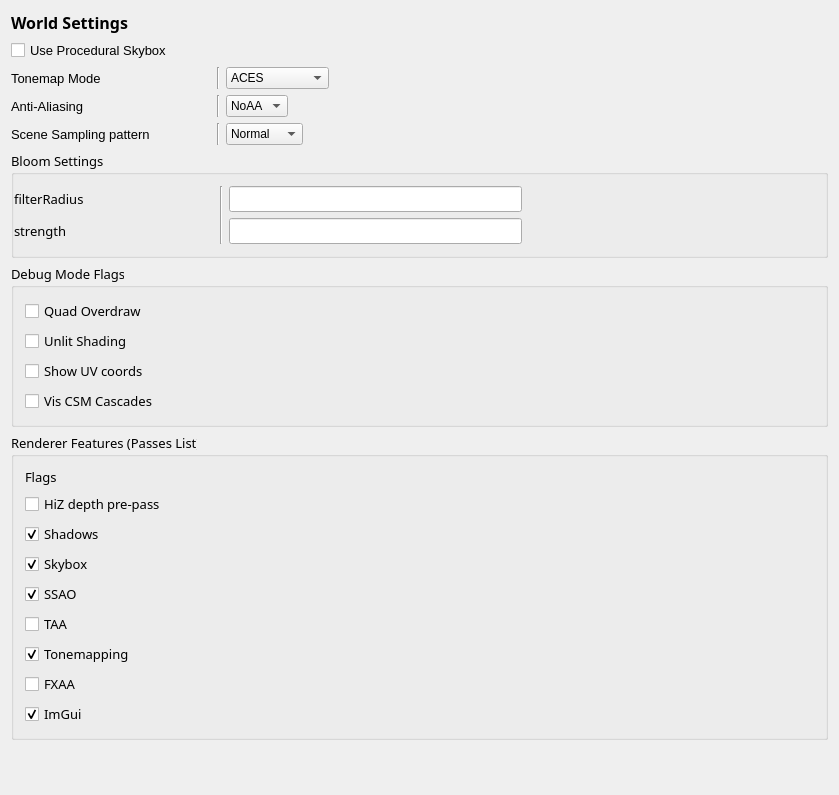
<?xml version="1.0" encoding="UTF-8"?>
<ui version="4.0">
 <class>WorldSettings</class>
 <widget class="QWidget" name="WorldSettings">
  <property name="geometry">
   <rect>
    <x>0</x>
    <y>0</y>
    <width>839</width>
    <height>795</height>
   </rect>
  </property>
  <property name="windowTitle">
   <string>World Settings</string>
  </property>
  <layout class="QVBoxLayout" name="verticalLayout">
   <item>
    <widget class="QLabel" name="label_3">
     <property name="font">
      <font>
       <family>Fira Code SemiBold</family>
       <pointsize>12</pointsize>
       <weight>75</weight>
       <bold>true</bold>
      </font>
     </property>
     <property name="text">
      <string>World Settings</string>
     </property>
    </widget>
   </item>
   <item>
    <widget class="QCheckBox" name="useProcSkyboxChkBox">
     <property name="font">
      <font>
       <pointsize>10</pointsize>
      </font>
     </property>
     <property name="text">
      <string>Use Procedural Skybox</string>
     </property>
     <property name="checked">
      <bool>false</bool>
     </property>
    </widget>
   </item>
   <item>
    <layout class="QHBoxLayout" name="horizontalLayout_2">
     <item>
      <widget class="QLabel" name="label">
       <property name="minimumSize">
        <size>
         <width>200</width>
         <height>0</height>
        </size>
       </property>
       <property name="maximumSize">
        <size>
         <width>200</width>
         <height>16777215</height>
        </size>
       </property>
       <property name="font">
        <font>
         <pointsize>10</pointsize>
        </font>
       </property>
       <property name="text">
        <string>Tonemap Mode</string>
       </property>
      </widget>
     </item>
     <item>
      <widget class="Line" name="line_3">
       <property name="orientation">
        <enum>Qt::Vertical</enum>
       </property>
      </widget>
     </item>
     <item>
      <widget class="QComboBox" name="tonemapMode">
       <item>
        <property name="text">
         <string>ACES</string>
        </property>
       </item>
       <item>
        <property name="text">
         <string>Filmic</string>
        </property>
       </item>
       <item>
        <property name="text">
         <string>Lottes</string>
        </property>
       </item>
       <item>
        <property name="text">
         <string>Reinhard</string>
        </property>
       </item>
       <item>
        <property name="text">
         <string>Reinhard_V2</string>
        </property>
       </item>
       <item>
        <property name="text">
         <string>Uchimura</string>
        </property>
       </item>
       <item>
        <property name="text">
         <string>Uncharted 2</string>
        </property>
       </item>
       <item>
        <property name="text">
         <string>Unreal</string>
        </property>
       </item>
       <item>
        <property name="text">
         <string>None</string>
        </property>
       </item>
      </widget>
     </item>
     <item>
      <spacer name="horizontalSpacer_2">
       <property name="orientation">
        <enum>Qt::Horizontal</enum>
       </property>
       <property name="sizeHint" stdset="0">
        <size>
         <width>40</width>
         <height>20</height>
        </size>
       </property>
      </spacer>
     </item>
    </layout>
   </item>
   <item>
    <layout class="QHBoxLayout" name="horizontalLayout_3">
     <item>
      <widget class="QLabel" name="label_4">
       <property name="minimumSize">
        <size>
         <width>200</width>
         <height>0</height>
        </size>
       </property>
       <property name="maximumSize">
        <size>
         <width>200</width>
         <height>16777215</height>
        </size>
       </property>
       <property name="font">
        <font>
         <pointsize>10</pointsize>
        </font>
       </property>
       <property name="text">
        <string>Anti-Aliasing</string>
       </property>
      </widget>
     </item>
     <item>
      <widget class="Line" name="line_4">
       <property name="orientation">
        <enum>Qt::Vertical</enum>
       </property>
      </widget>
     </item>
     <item>
      <widget class="QComboBox" name="aaMode">
       <item>
        <property name="text">
         <string>NoAA</string>
        </property>
       </item>
       <item>
        <property name="text">
         <string>FXAA</string>
        </property>
       </item>
       <item>
        <property name="text">
         <string>TAA</string>
        </property>
       </item>
      </widget>
     </item>
     <item>
      <spacer name="horizontalSpacer_3">
       <property name="orientation">
        <enum>Qt::Horizontal</enum>
       </property>
       <property name="sizeHint" stdset="0">
        <size>
         <width>40</width>
         <height>20</height>
        </size>
       </property>
      </spacer>
     </item>
    </layout>
   </item>
   <item>
    <layout class="QHBoxLayout" name="horizontalLayout_4">
     <item>
      <widget class="QLabel" name="label_5">
       <property name="minimumSize">
        <size>
         <width>200</width>
         <height>0</height>
        </size>
       </property>
       <property name="maximumSize">
        <size>
         <width>200</width>
         <height>16777215</height>
        </size>
       </property>
       <property name="font">
        <font>
         <pointsize>10</pointsize>
        </font>
       </property>
       <property name="text">
        <string>Scene Sampling pattern</string>
       </property>
      </widget>
     </item>
     <item>
      <widget class="Line" name="line_5">
       <property name="orientation">
        <enum>Qt::Vertical</enum>
       </property>
      </widget>
     </item>
     <item>
      <widget class="QComboBox" name="sceneSamplingPattern">
       <item>
        <property name="text">
         <string>Normal</string>
        </property>
       </item>
       <item>
        <property name="text">
         <string>Halton</string>
        </property>
       </item>
       <item>
        <property name="text">
         <string>Stratified</string>
        </property>
       </item>
      </widget>
     </item>
     <item>
      <spacer name="horizontalSpacer_4">
       <property name="orientation">
        <enum>Qt::Horizontal</enum>
       </property>
       <property name="sizeHint" stdset="0">
        <size>
         <width>40</width>
         <height>20</height>
        </size>
       </property>
      </spacer>
     </item>
    </layout>
   </item>
   <item>
    <widget class="QGroupBox" name="groupBox">
     <property name="font">
      <font>
       <family>Fira Code Light</family>
       <pointsize>10</pointsize>
      </font>
     </property>
     <property name="title">
      <string>Bloom Settings</string>
     </property>
     <layout class="QHBoxLayout" name="horizontalLayout">
      <property name="leftMargin">
       <number>0</number>
      </property>
      <item>
       <layout class="QVBoxLayout" name="verticalLayout_2">
        <item>
         <widget class="QLabel" name="filterRadiusLbl">
          <property name="minimumSize">
           <size>
            <width>200</width>
            <height>0</height>
           </size>
          </property>
          <property name="maximumSize">
           <size>
            <width>200</width>
            <height>16777215</height>
           </size>
          </property>
          <property name="font">
           <font>
            <family>Fira Code Light</family>
            <pointsize>10</pointsize>
           </font>
          </property>
          <property name="text">
           <string>filterRadius</string>
          </property>
         </widget>
        </item>
        <item>
         <widget class="QLabel" name="strengthLbl">
          <property name="minimumSize">
           <size>
            <width>200</width>
            <height>0</height>
           </size>
          </property>
          <property name="maximumSize">
           <size>
            <width>200</width>
            <height>16777215</height>
           </size>
          </property>
          <property name="font">
           <font>
            <family>Fira Code Light</family>
            <pointsize>10</pointsize>
           </font>
          </property>
          <property name="text">
           <string>strength</string>
          </property>
         </widget>
        </item>
       </layout>
      </item>
      <item>
       <widget class="Line" name="line">
        <property name="orientation">
         <enum>Qt::Vertical</enum>
        </property>
       </widget>
      </item>
      <item>
       <layout class="QVBoxLayout" name="verticalLayout_3">
        <item>
         <widget class="QLineEdit" name="filterRadius"/>
        </item>
        <item>
         <widget class="QLineEdit" name="strength"/>
        </item>
       </layout>
      </item>
      <item>
       <spacer name="horizontalSpacer">
        <property name="orientation">
         <enum>Qt::Horizontal</enum>
        </property>
        <property name="sizeHint" stdset="0">
         <size>
          <width>40</width>
          <height>20</height>
         </size>
        </property>
       </spacer>
      </item>
     </layout>
    </widget>
   </item>
   <item>
    <widget class="QGroupBox" name="groupBox_3">
     <property name="font">
      <font>
       <family>Fira Code Light</family>
       <pointsize>10</pointsize>
      </font>
     </property>
     <property name="title">
      <string>Debug Mode Flags</string>
     </property>
     <layout class="QVBoxLayout" name="verticalLayout_4">
      <item>
       <widget class="QCheckBox" name="checkBox_7">
        <property name="text">
         <string>Quad Overdraw</string>
        </property>
        <property name="autoExclusive">
         <bool>true</bool>
        </property>
       </widget>
      </item>
      <item>
       <widget class="QCheckBox" name="checkBox_8">
        <property name="text">
         <string>Unlit Shading</string>
        </property>
        <property name="autoExclusive">
         <bool>true</bool>
        </property>
       </widget>
      </item>
      <item>
       <widget class="QCheckBox" name="checkBox_9">
        <property name="text">
         <string>Show UV coords</string>
        </property>
        <property name="autoExclusive">
         <bool>true</bool>
        </property>
       </widget>
      </item>
      <item>
       <widget class="QCheckBox" name="debugflag_visCSM">
        <property name="text">
         <string>Vis CSM Cascades</string>
        </property>
       </widget>
      </item>
     </layout>
    </widget>
   </item>
   <item>
    <widget class="QGroupBox" name="groupBox_4">
     <property name="font">
      <font>
       <family>Fira Code Light</family>
       <pointsize>10</pointsize>
      </font>
     </property>
     <property name="title">
      <string>Renderer Features (Passes List)</string>
     </property>
     <layout class="QVBoxLayout" name="verticalLayout_5">
      <item>
       <widget class="QLabel" name="label_2">
        <property name="text">
         <string>Flags</string>
        </property>
       </widget>
      </item>
      <item>
       <widget class="QCheckBox" name="checkBox_2">
        <property name="text">
         <string>HiZ depth pre-pass</string>
        </property>
       </widget>
      </item>
      <item>
       <widget class="QCheckBox" name="Shadows">
        <property name="text">
         <string>Shadows</string>
        </property>
        <property name="checked">
         <bool>true</bool>
        </property>
       </widget>
      </item>
      <item>
       <widget class="QCheckBox" name="Skybox">
        <property name="text">
         <string>Skybox</string>
        </property>
        <property name="checked">
         <bool>true</bool>
        </property>
       </widget>
      </item>
      <item>
       <widget class="QCheckBox" name="SSAO">
        <property name="text">
         <string>SSAO</string>
        </property>
        <property name="checked">
         <bool>true</bool>
        </property>
       </widget>
      </item>
      <item>
       <widget class="QCheckBox" name="TAA">
        <property name="text">
         <string>TAA</string>
        </property>
       </widget>
      </item>
      <item>
       <widget class="QCheckBox" name="enableTonemapping">
        <property name="text">
         <string>Tonemapping</string>
        </property>
        <property name="checked">
         <bool>true</bool>
        </property>
       </widget>
      </item>
      <item>
       <widget class="QCheckBox" name="FXAA">
        <property name="text">
         <string>FXAA</string>
        </property>
       </widget>
      </item>
      <item>
       <widget class="QCheckBox" name="ImGui">
        <property name="text">
         <string>ImGui</string>
        </property>
        <property name="checked">
         <bool>true</bool>
        </property>
       </widget>
      </item>
     </layout>
     <zorder>Skybox</zorder>
     <zorder>label_2</zorder>
     <zorder>checkBox_2</zorder>
     <zorder>Shadows</zorder>
     <zorder>SSAO</zorder>
     <zorder>enableTonemapping</zorder>
     <zorder>FXAA</zorder>
     <zorder>TAA</zorder>
     <zorder>ImGui</zorder>
    </widget>
   </item>
   <item>
    <spacer name="verticalSpacer">
     <property name="orientation">
      <enum>Qt::Vertical</enum>
     </property>
     <property name="sizeHint" stdset="0">
      <size>
       <width>20</width>
       <height>40</height>
      </size>
     </property>
    </spacer>
   </item>
  </layout>
 </widget>
 <layoutdefault spacing="6" margin="11"/>
 <resources/>
 <connections/>
</ui>
